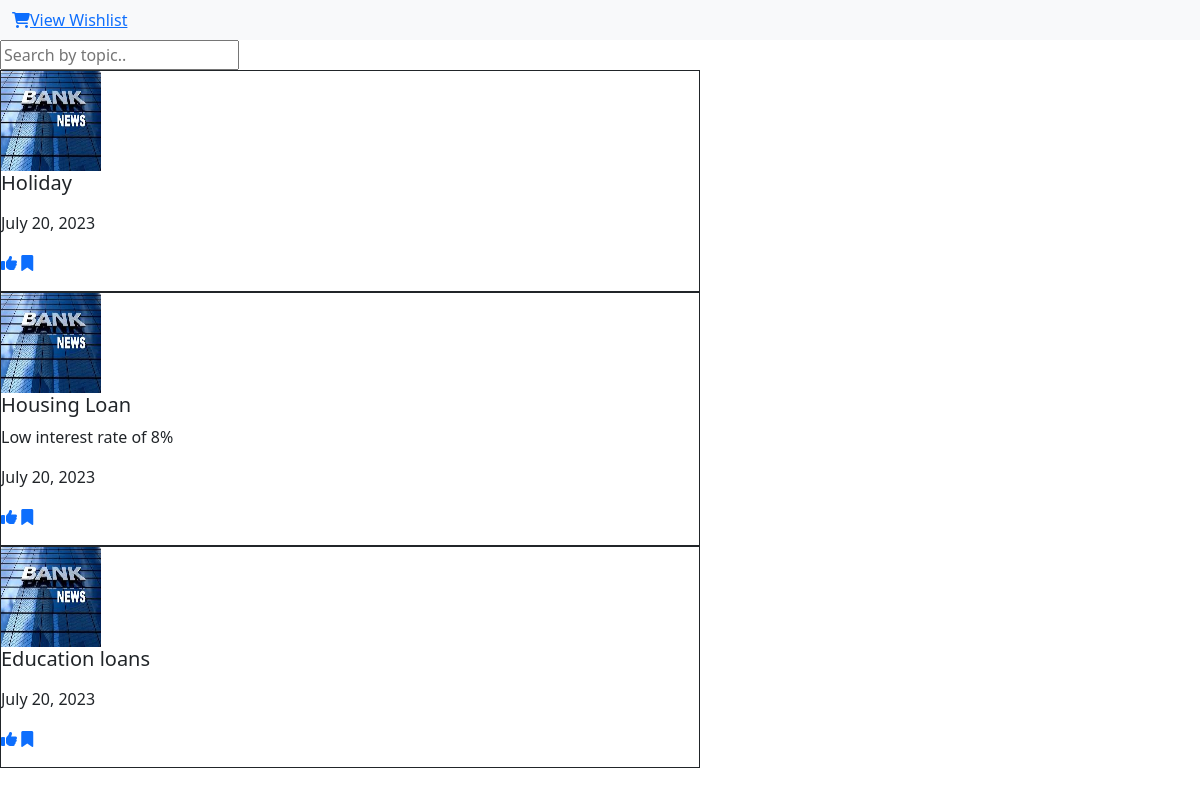
The app's page /bankapp/newsdisplay/ with its own data.
### bankapp/models.py (models this page shows)
class newsfeedmodel(models.Model):
    topic=models.CharField(max_length=50)
    content=models.CharField(max_length=1000)
    date=models.DateField(auto_now_add=True)
    image=models.FileField(upload_to='bankapp/static')

### bankapp/views.py (the view)
# urls.py: path("newsdisplay/",newsdisplay),
def newsdisplay(request):
    a=newsfeedmodel.objects.all()
    return render(request,'displaynewsfeed.html',{'a':a})

### bankapp/templates/displaynewsfeed.html (shortened to what this page needs)
<!DOCTYPE html>
{% load static %}
<html lang="en">
<head>
    <link href="https://cdn.jsdelivr.net/npm/bootstrap@5.0.2/dist/css/bootstrap.min.css" rel="stylesheet">
</head>
<body>
<nav class="navbar navbar-light bg-light">
  <div class="container-fluid">
      <a href="http://127.0.0.1:8000/bankapp/wishlistdisplay"><i class="fa-solid fa-cart-shopping"></i>View Wishlist</a>
  </div>
</nav>
<input type="text" id="myInput" onkeyup="myFunction()" placeholder="Search by topic..">
<div id="myUL">
    {% for i in a %}
    <div class="col-7 border border-1 border-dark ">
        <img src="{% static 'banknews.jpg' %}" class="card-img-top" alt="..." style="height:100px;width:100px;">
        <h5 class="card-title">{{i.topic}}</h5>
        <p class="card-text">{{i.content}}</p>
        <p>{{i.date}}</p>
        <p><a href=""><i class="fa-solid fa-thumbs-up fa-1x"></i></a> <a href="http://127.0.0.1:8000/bankapp/wishlist/{{i.id}}"><i class="fa-solid fa-bookmark fa-1x"></i></a></p>
    </div>
    {% endfor %}
</div>
</body>
</html>

### records on screen
newsfeedmodel: topic "Holiday", date "July 20, 2023"
newsfeedmodel: topic "Housing Loan", content "Low interest rate of 8%", date "July 20, 2023"
newsfeedmodel: topic "Education loans", date "July 20, 2023"
